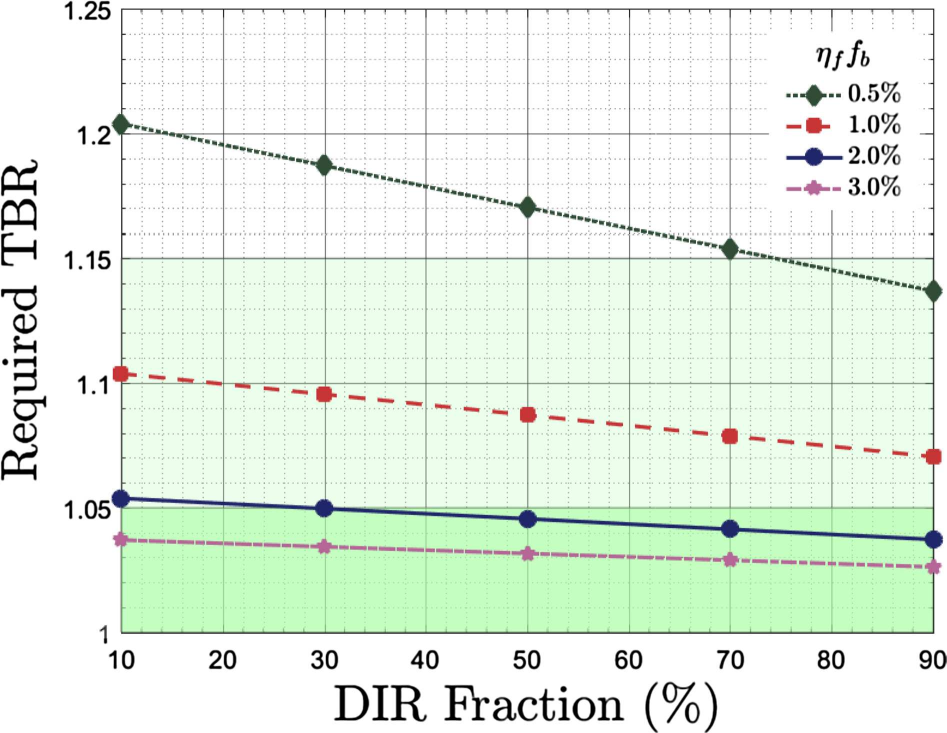
#> input picture Abdou2021_Discrete/Discrete_Fig_overlay/Fig06.png, 1893 x 1466 px, found by its file name (shown at 1/2 size)
$ python digitize_fig06.py
#> lines starting #> are read from the running program, lines starting #| are printed output that depends on the picture
#!/usr/bin/env python
# -*- coding: utf-8 -*-
"""High-Fidelity Digitization of Abdou 2021 Figure 06.

Subject: Mitigation of Required TBR via DIR Bypass
Curves:
- eta_f * fb = 0.5% (olive diamond, dotted)
- eta_f * fb = 1.0% (red square, dashed)
- eta_f * fb = 2.0% (navy circle, solid)
- eta_f * fb = 3.0% (magenta cross, dash-dot)
"""

from pathlib import Path
import numpy as np
import pandas as pd
from PIL import Image
import matplotlib.pyplot as plt

REPO_ROOT = Path(__file__).resolve().parent.parent.parent
IMG_PATH = REPO_ROOT / "v&v" / "Abdou2021" / "Fig06.png"
OUT_DIR = REPO_ROOT / "v&v" / "data" / "track2" / "literature_markers"
OUT_DIR.mkdir(parents=True, exist_ok=True)

# Coordinate system
X_LEFT = 243.0
X_RIGHT = 1867.0
DX = (X_RIGHT - X_LEFT) / 80.0    # 20.30 px / %

Y_TOP = 18.0
Y_BOTTOM = 1266.0
DY = (Y_BOTTOM - Y_TOP) / 0.25    # 4992.0 px / unit TBR

def val_to_px(dir_val, tbr):
    px = X_LEFT + (dir_val - 10.0) * DX
    py = Y_BOTTOM - (tbr - 1.00) * DY
    return px, py

def px_to_val(px, py):
    dir_val = 10.0 + (px - X_LEFT) / DX
    tbr = 1.00 + (Y_BOTTOM - py) / DY
    return dir_val, tbr

# Markers specifications:
# DIR points: [10, 30, 50, 70, 90]%
curves_spec = [
    {
        "name": "eta_f_fb_0.5pct",
        "eta_f_fb_pct": 0.5,
        "symbol": "diamond",
        # Olive green marker: R~50, G~75, B~54
        "color_filter": lambda rgb: float(rgb[1] - max(rgb[0], rgb[2])) if (rgb[1] > rgb[0]+8 and rgb[1] > rgb[2]+8 and rgb[0] < 120 and rgb[1] < 140) else 0.0,
        "points": [
            (10.0, 1.204),
            (30.0, 1.187),
            (50.0, 1.171),
            (70.0, 1.154),
            (90.0, 1.137),
        ],
    },
    {
        "name": "eta_f_fb_1.0pct",
        "eta_f_fb_pct": 1.0,
        "symbol": "square",
        # Red marker: R > 140, G < 100, B < 100
        "color_filter": lambda rgb: float(rgb[0] - max(rgb[1], rgb[2])) if (rgb[0] > 130 and rgb[1] < 100 and rgb[2] < 100) else 0.0,
        "points": [
            (10.0, 1.104),
            (30.0, 1.096),
            (50.0, 1.087),
            (70.0, 1.078),
            (90.0, 1.070),
        ],
    },
    {
        "name": "eta_f_fb_2.0pct",
        "eta_f_fb_pct": 2.0,
        "symbol": "circle",
        # Navy marker: B > R+15, B > G+15, B in [70, 160], R < 80, G < 80
        "color_filter": lambda rgb: float(rgb[2] - 0.5*(rgb[0]+rgb[1])) if (rgb[2] > 70 and rgb[2] < 160 and rgb[0] < 80 and rgb[1] < 80) else 0.0,
        "points": [
            (10.0, 1.053),
            (30.0, 1.049),
            (50.0, 1.045),
            (70.0, 1.041),
            (90.0, 1.037),
        ],
    },
    {
        "name": "eta_f_fb_3.0pct",
        "eta_f_fb_pct": 3.0,
        "symbol": "cross",
        # Magenta cross: R > 110, B > 100, G < 100
        "color_filter": lambda rgb: float(min(rgb[0], rgb[2]) - rgb[1]) if (rgb[0] > 110 and rgb[2] > 100 and rgb[1] < 100) else 0.0,
        "points": [
            (10.0, 1.037),
            (30.0, 1.034),
            (50.0, 1.032),
            (70.0, 1.029),
            (90.0, 1.026),
        ],
    },
]

def main():
    img = Image.open(IMG_PATH)
#> img is the input picture: PIL image 1893x1466 RGB; mean R, G, B 230.1, 241.9, 229.2
    arr = np.array(img, dtype=np.float32)

    rows = []
    win = 16

    for c in curves_spec:
        print(f"\nProcessing Fig06: {c['name']}")
        for dir_nom, tbr_approx in c["points"]:
            px, py = val_to_px(dir_nom, tbr_approx)
            y0, y1 = max(0, int(py - win)), min(arr.shape[0], int(py + win + 1))
            x0, x1 = max(0, int(px - win)), min(arr.shape[1], int(px + win + 1))

            sub = arr[y0:y1, x0:x1]
            w_mat = np.zeros(sub.shape[:2], dtype=np.float32)
            for i in range(sub.shape[0]):
                for j in range(sub.shape[1]):
                    w_mat[i, j] = c["color_filter"](sub[i, j])

            max_w = np.max(w_mat)
            if max_w > 5.0:
                w_mat[w_mat < 0.35 * max_w] = 0.0
                tot = np.sum(w_mat)
                y_idx, x_idx = np.indices(w_mat.shape)
                cy = y0 + np.sum(y_idx * w_mat) / tot
                cx = x0 + np.sum(x_idx * w_mat) / tot
            else:
                cx, cy = px, py

            det_dir, det_tbr = px_to_val(cx, cy)
            row = {
                "figure": "Fig06",
                "curve": c["name"],
                "eta_f_fb_pct": c["eta_f_fb_pct"],
                "marker_symbol": c["symbol"],
                "DIR_nominal_pct": round(float(dir_nom), 1),
                "DIR_detected_pct": round(float(det_dir), 1),
                "required_tbr": round(float(det_tbr), 4),
                "pixel_x": round(float(cx), 2),
                "pixel_y": round(float(cy), 2),
            }
            rows.append(row)
            print(f"  DIR={dir_nom:4.1f}% -> det_DIR={det_dir:4.1f}%, TBR={det_tbr:.4f}")
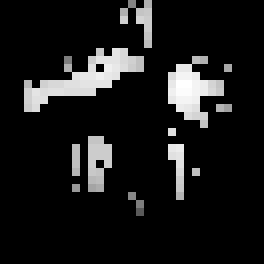
#> w_mat: shape (33, 33) float32 (shown 8 times larger); min 0, max 64, mean 6.3; drawn with min black and max white
#> after the loop, rows = 20 items

    df = pd.DataFrame(rows)
#> df = table of 20 rows and 9 columns
    out_csv = OUT_DIR / "Fig06_literature_markers.csv"
#> (the run stopped early here; a loop or call above may not have finished)
